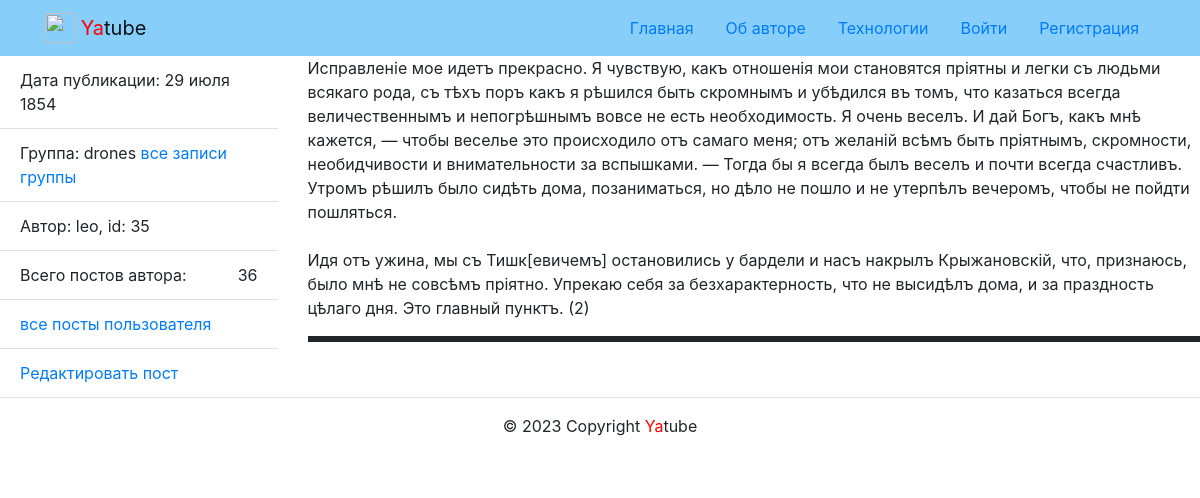
Page /posts/35/ on the committed database.
### posts/models.py (models this page shows, shortened)
class Post(models.Model):
    text = models.TextField(
        max_length=200, verbose_name='Текст',
    )
    pub_date = models.DateTimeField(
        auto_now_add=True, verbose_name='Дата'
    )
    author = models.ForeignKey(
        User,
        on_delete=models.CASCADE,
        related_name='posts',
        verbose_name='Автор'
    )
    group = models.ForeignKey(
        Group, blank=True, null=True,
        on_delete=models.SET_NULL,
        related_name='posts',
        verbose_name='Группа',
    )
    image = models.ImageField(
        'Картинка',
        upload_to='posts/',
        blank=True
    )
    class Meta:
        ordering = ('-pub_date',)
        verbose_name_plural = 'Посты'

class Group(models.Model):
    title = models.CharField(
        verbose_name='Информация о группах',
        max_length=200
    )
    slug = models.SlugField(
        max_length=200, unique=True,
        db_index=True, verbose_name='slug'
    )
    description = models.TextField(
        verbose_name='Описание'
    )
    class Meta:
        verbose_name_plural = 'Группы'
    def __str__(self):
        return self.title

### posts/views.py (the view)
# urls.py: path('posts/<int:post_id>/', views.post_detail, name='post_detail'),
def post_detail(request, post_id):
    post = get_object_or_404(Post, id=post_id)
    author_post = post.author
    post_count = Post.objects.filter(author=author_post).count()
    title = f'Пост {post.text[0:30]}'
    context = {
        'post': post,
        'post_count': post_count,
        'title': title,
        'author_post': author_post,
    }
    return render(request, 'posts/post_detail.html', context)

### core/context_processors/year.py (called while the page is built)
def year(request):
    return {
        'year': datetime.now().year
    }

### templates/posts/post_detail.html (shortened to what this page needs)
{% extends "base.html" %}
{% block content %}
{% load thumbnail %}
<div class="row">
  <aside class="col-12 col-md-3">
    <ul class="list-group list-group-flush">
      <li class="list-group-item">
        Дата публикации: {{ post.pub_date|date:"d E Y" }}
      </li>
        {% if post.group %}
      <li class="list-group-item">
        Группа: {{ post.group }}
        <a href="{% url 'posts:group_list' post.group.slug %}">
          все записи группы
        </a>
        {% endif %}
      </li>
      <li class="list-group-item">
        Автор: {{ author_post }},  id: {{ post.id }}
      </li>
      <li class="list-group-item d-flex justify-content-between align-items-center">
        Всего постов автора:  <span >{{ post_count }}</span>
      </li>
      <li class="list-group-item">
        <a href="{% url 'posts:profile' post.author %}">
          все посты пользователя
        </a>
      </li>
      <li class="list-group-item">
        <a href="{% url 'posts:post_edit' post.id %}">
          Редактировать пост
        </a>
      </li>
    </ul>
  </aside>
  <article class="col-12 col-md-9">
  <p>
    {{ post.text|linebreaksbr }}
  </p>
  <p style="border-style: solid;">
  </p>
  </article>
</div>
{% endblock %}

### rows in the picture
Post: pub_date "29 июля 1854", group "drones", id "35", text "Исправленіе мое идетъ прекрасно. Я чувствую, какъ отношенія мои становятся пріятны и легки съ людьми всякаго рода, съ тѣхъ поръ какъ я рѣшился быть скромнымъ и убѣдился въ томъ, что казаться всегда величественнымъ и непогрѣшнымъ вовсе не есть необходимость. Я очень веселъ. И дай Богъ, какъ мнѣ кажется, — чтобы веселье это происходило отъ самаго меня; отъ желаній всѣмъ быть пріятнымъ, скромности, необидчивости и внимательности за вспышками. — Тогда бы я всегда былъ веселъ и почти всегда счастливъ. Утромъ рѣшилъ было сидѣть дома, позаниматься, но дѣло не пошло и не утерпѣлъ вечеромъ, чтобы не пойдти пошляться. Идя отъ ужина, мы съ Тишк[евичемъ] остановились у бардели и насъ накрылъ…"

### other values in the picture
{{ author_post }} "leo"
{{ post_count }} "36"
